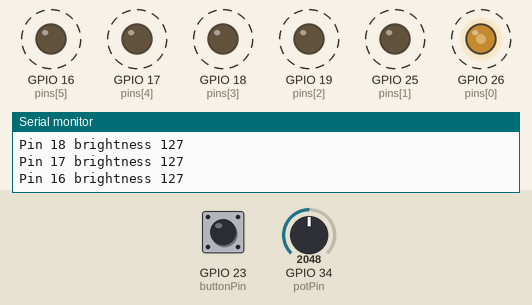
Bench run of a program on a simulated ESP32. On the bench: output pins drawn as LEDs (lit = HIGH), the last lines printed to the serial monitor. Dashed ring = blinking. Inputs (shaded band) come from the test bench; at power-on: GPIO 34 (potPin) = 2048, GPIO 23 (buttonPin) HIGH.

Above: at 1.26 s.
1.3 s: GPIO 34 (potPin) set to 18
4.3 s: GPIO 34 (potPin) set to 15
At 5.5 s:
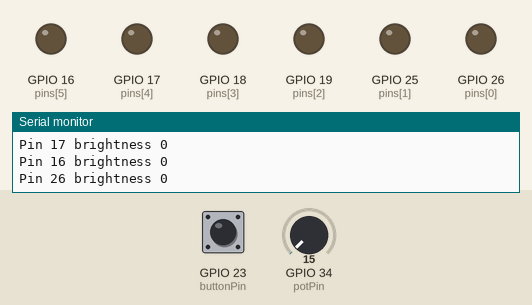
5.8 s: GPIO 34 (potPin) set to 1228
At 5.98 s:
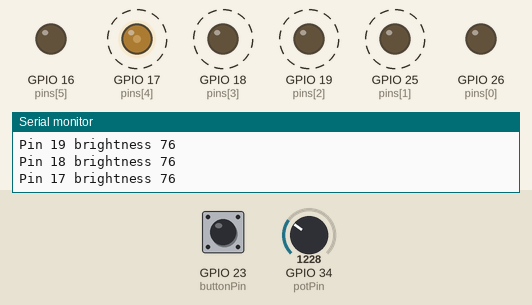
8.8 s: GPIO 34 (potPin) set to 2866
11.8 s: GPIO 23 (buttonPin) pulled LOW for 0.15 s
At 11.8 s:
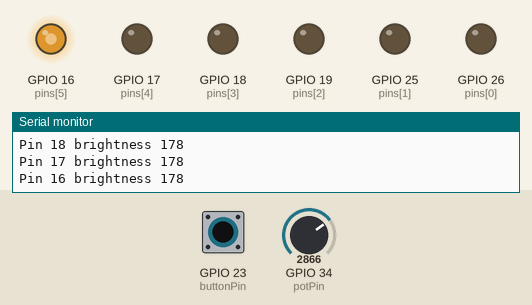
13.4 s: GPIO 23 (buttonPin) pulled LOW for 1 s
At 13.56 s:
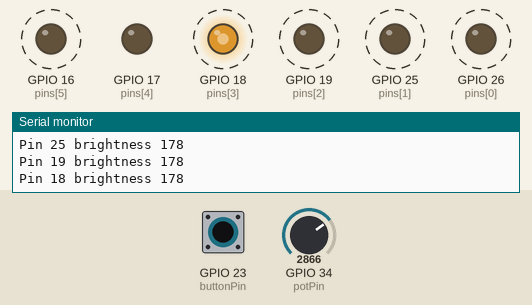
Timing chart, 0 to 17.4 s (numbered marks = the images above; inputs shaded):
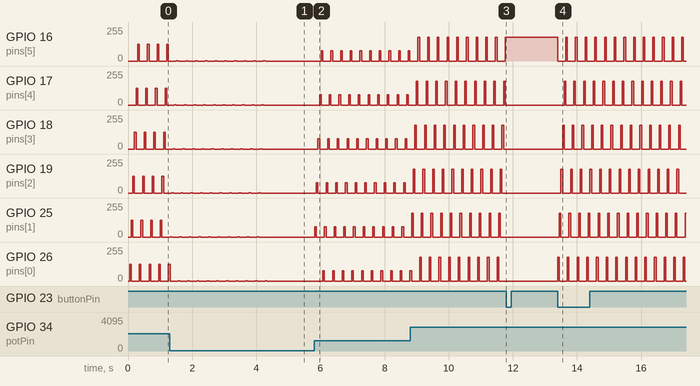

The program:

main.cpp
```cpp
#include <Arduino.h>

const uint8_t pins[] = {26, 25, 19, 18, 17, 16};
const int numPins = sizeof(pins) / sizeof(pins[0]);
const uint8_t pwmChannels[] = {0, 1, 2, 3, 4, 5};

const int buttonPin = 23;
const int potPin = 34;

const int pwmFrequency = 5000;
const int pwmResolution = 8;

bool running = true;
bool lastButtonState = HIGH;

unsigned long lastStepTime = 0;
const unsigned long stepDelay = 50;

int currentIndex = 0;

void setAllLedBrightness(uint8_t brightness)
{
    for (int i = 0; i < numPins; i++)
    {
        ledcWrite(pwmChannels[i], 0);
    }

    ledcWrite(pwmChannels[currentIndex], brightness);
}

void setup()
{
    Serial.begin(115200);

    for (int i = 0; i < numPins; i++)
    {
        ledcSetup(pwmChannels[i], pwmFrequency, pwmResolution);
        ledcAttachPin(pins[i], pwmChannels[i]);
        ledcWrite(pwmChannels[i], 0);
    }

    pinMode(buttonPin, INPUT_PULLUP);
}

void loop()
{
    bool currentButtonState = digitalRead(buttonPin);

    if (lastButtonState == HIGH && currentButtonState == LOW)
    {
        running = !running; // toggle
        Serial.println(running ? "STARTED" : "STOPPED");
    }

    lastButtonState = currentButtonState;

    int potValue = analogRead(potPin);
    uint8_t brightness = map(potValue, 0, 4095, 0, 255);

    if (running && millis() - lastStepTime >= stepDelay)
    {
        lastStepTime = millis();

        setAllLedBrightness(brightness);

        Serial.print("Pin ");
        Serial.print(pins[currentIndex]);
        Serial.print(" brightness ");
        Serial.println(brightness);

        currentIndex++;
        if (currentIndex >= numPins)
        {
            currentIndex = 0;
        }
    }
}
```

Measured:
- the behaviour switches between 17 and 16 on GPIO 34 (potPin) (found by bisection; images 0 and 1)
- after the input at 4.3 s, GPIO 16 (pins[5]), GPIO 17 (pins[4]), GPIO 18 (pins[3]), GPIO 19 (pins[2]), GPIO 25 (pins[1]): stops changing and stays 0/255; GPIO 26 (pins[0]): goes on until 4.3 s, then stays 0/255
- after the input at 5.8 s, GPIO 16 (pins[5]): alternates 76/255 for 0.05 s and 0/255 for 0.25 s, starting after 0.23 s; GPIO 17 (pins[4]): alternates 76/255 for 0.05 s and 0/255 for 0.25 s, starting after 0.18 s
- after the input at 11.8 s, GPIO 16 (pins[5]): stops changing and stays 177/255; GPIO 17 (pins[4]), GPIO 18 (pins[3]), GPIO 19 (pins[2]), GPIO 25 (pins[1]), GPIO 26 (pins[0]): stops changing and stays 0/255
- after the input at 13.4 s, GPIO 16 (pins[5]): alternates 177/255 for 0.05 s and 0/255 for 0.25 s, starting at once; GPIO 17 (pins[4]): alternates 177/255 for 0.05 s and 0/255 for 0.25 s, starting after 0.20 s
- by itself, GPIO 16 (pins[5]), GPIO 17 (pins[4]), GPIO 18 (pins[3]), GPIO 19 (pins[2]), GPIO 25 (pins[1]), GPIO 26 (pins[0]): alternates 1/255 for 0.05 s and 0/255 for 0.25 s
